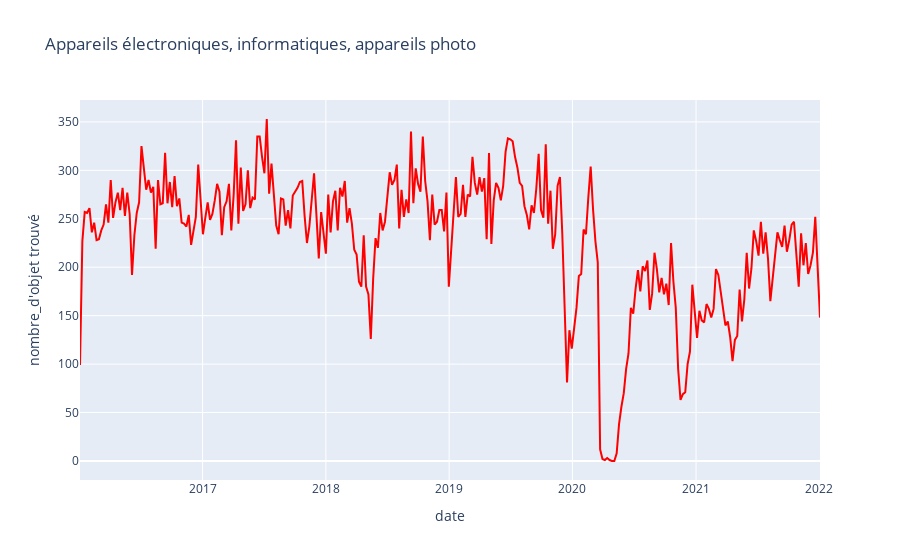
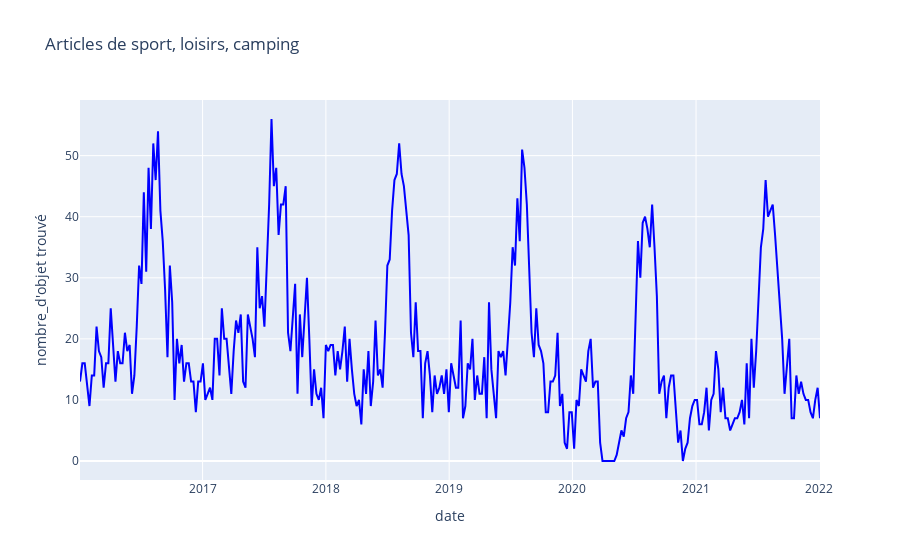
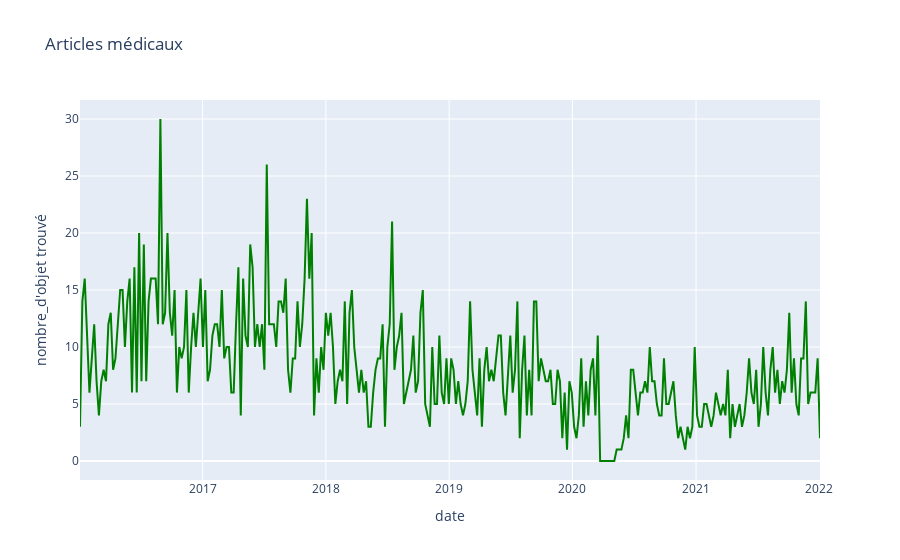

Notebook code for these charts, in order:
### Code cell
plt.figure(figsize=(15,15))
x1_1=df_semaine_evolution_1["date"]
y1_1=df_semaine_evolution_1["nombre_d\'objet trouvé"]

x2_1=df_semaine_evolution_2["date"]
y2_1=df_semaine_evolution_2["nombre_d\'objet trouvé"]

x3_1=df_semaine_evolution_3["date"]
y3_1=df_semaine_evolution_3["nombre_d\'objet trouvé"]

x4_1=df_semaine_evolution_4["date"]
y4_1=df_semaine_evolution_4["nombre_d\'objet trouvé"]

x5_1=df_semaine_evolution_5["date"]
y5_1=df_semaine_evolution_5["nombre_d\'objet trouvé"]

# set the color used for the 5 bars
bar_colors_plotly = ['red', 'blue', 'green', 'grey', 'purple']

fig1 = px.line(df_semaine_evolution_1, x1_1, y1_1, title=list_objet_trouve[0])
fig2 = px.line(df_semaine_evolution_2, x2_1 , y2_1, title=list_objet_trouve[1])
fig3 = px.line(df_semaine_evolution_3, x3_1, y3_1, title=list_objet_trouve[2])
fig4 = px.line(df_semaine_evolution_4, x4_1, y4_1, title=list_objet_trouve[3])
fig5 = px.line(df_semaine_evolution_5, x5_1, y5_1, title=list_objet_trouve[4])



# Créez l'histogramme
fig1.update_traces(line=dict(color=bar_colors_plotly[0]))
fig1.show()

fig2.update_traces(line=dict(color=bar_colors_plotly[1]))
fig2.show()

fig3.update_traces(line=dict(color=bar_colors_plotly[2]))
fig3.show()

fig4.update_traces(line=dict(color=bar_colors_plotly[3]))
fig4.show()

fig5.update_traces(line=dict(color=bar_colors_plotly[4]))
fig5.show()

### Figure 1 — Plotly figure (JSON) as saved in the notebook; plotly's stock layout.template omitted (floating-point values rounded to 4 significant figures; data arrays with more than 128 entries replaced by an {"elided": "..."} marker saying what was removed)
{"data": [{"hovertemplate": "date=%{x}<br>nombre_d'objet trouvé=%{y}<extra></extra>", "legendgroup": "", "line": {"color": "red", "dash": "solid"}, "marker": {"symbol": "circle"}, "mode": "lines", "name": "", "orientation": "v", "showlegend": false, "type": "scatter", "x": {"elided": "314 str values"}, "xaxis": "x", "y": {"elided": "314 int values"}, "yaxis": "y"}], "layout": {"legend": {"tracegroupgap": 0}, "title": {"text": "Appareils électroniques, informatiques, appareils photo"}, "xaxis": {"anchor": "y", "domain": [0, 1], "title": {"text": "date"}}, "yaxis": {"anchor": "x", "domain": [0, 1], "title": {"text": "nombre_d'objet trouvé"}}}}

### Figure 2 — Plotly figure (JSON) as saved in the notebook; plotly's stock layout.template omitted (floating-point values rounded to 4 significant figures; data arrays with more than 128 entries replaced by an {"elided": "..."} marker saying what was removed)
{"data": [{"hovertemplate": "date=%{x}<br>nombre_d'objet trouvé=%{y}<extra></extra>", "legendgroup": "", "line": {"color": "blue", "dash": "solid"}, "marker": {"symbol": "circle"}, "mode": "lines", "name": "", "orientation": "v", "showlegend": false, "type": "scatter", "x": {"elided": "314 str values"}, "xaxis": "x", "y": {"elided": "314 int values"}, "yaxis": "y"}], "layout": {"legend": {"tracegroupgap": 0}, "title": {"text": "Articles de sport, loisirs, camping"}, "xaxis": {"anchor": "y", "domain": [0, 1], "title": {"text": "date"}}, "yaxis": {"anchor": "x", "domain": [0, 1], "title": {"text": "nombre_d'objet trouvé"}}}}

### Figure 3 — Plotly figure (JSON) as saved in the notebook; plotly's stock layout.template omitted (floating-point values rounded to 4 significant figures; data arrays with more than 128 entries replaced by an {"elided": "..."} marker saying what was removed)
{"data": [{"hovertemplate": "date=%{x}<br>nombre_d'objet trouvé=%{y}<extra></extra>", "legendgroup": "", "line": {"color": "green", "dash": "solid"}, "marker": {"symbol": "circle"}, "mode": "lines", "name": "", "orientation": "v", "showlegend": false, "type": "scatter", "x": {"elided": "314 str values"}, "xaxis": "x", "y": {"elided": "314 int values"}, "yaxis": "y"}], "layout": {"legend": {"tracegroupgap": 0}, "title": {"text": "Articles médicaux"}, "xaxis": {"anchor": "y", "domain": [0, 1], "title": {"text": "date"}}, "yaxis": {"anchor": "x", "domain": [0, 1], "title": {"text": "nombre_d'objet trouvé"}}}}
